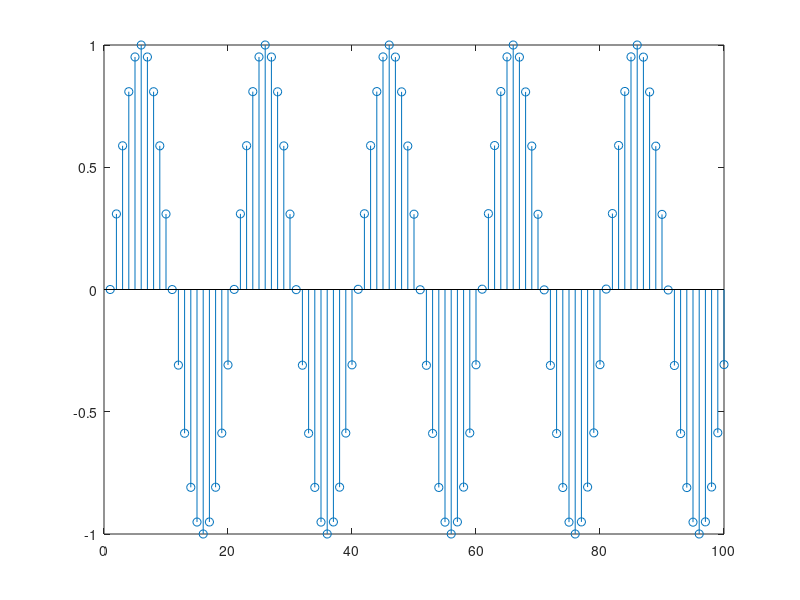

Reproduce this figure in MATLAB.
%%%%%%%%%%%%%%%%%%%%%%%%%%%%%%%%%%%%%%%%%%%%%%%%%%%%%%%%%%%%%%%%%%%%%% 0 - Sintese de uma série temporal a partir de G(z) %% %%  Z --> tempo %%%%%%%%%%%%%%%%%%%%%%%%%%%%%%%%%%%%%%%%%%%%%%%%%%%%%%%%%%%%%%%%%%%%%% 1 - Preparação do código %% %% Boas práticas: limpeza de variáveis; variáveis globais%% Constantes; carregar bibliotecas;...%%%%% Limpezaclc;          % limpa visual da tela de comandosclose all;    % limpa as figurasclear all;    % limpa as variáveis%%%%%%%%%%%%%%%%%%%%%%%%%%%%%%%%%%%%%%%%%%%%%%%%%%%%%%%%%%%%%%%%%%%%%% 2 - Função em Z%% %%%%%  G(z) --> Numerador   = z * sin(wT)%%%  G(z) --> Denominador = z^2 - 2z * cos(wT) + 1%%% Escolha dos parâmetros: w e TT   = 1;            % amostragem de 1 segundof   = 1/T;          % frequência de amostragemfmax= f/2;          % frequência máxima que o sinal pode operarfreq= fmax/100;      % escolhi uma frequência inferior a fmax w   = 2*pi*freq;    % frequência angular do sinalwT  = w*T;          % produto wTn1  = sin(wT);      % parâmetro fixo do numeradord1  = cos(wT);      % parâmetro fixo do denominador%%%  G(z) --> Numerador   = z * n1%%%  G(z) --> Denominador = z^2 - 2z * d1 + 1%%%%%%%%%%%%%%%%%%%%%%%%%%%%%%%%%%%%%%%%%%%%%%%%%%%%%%%%%%%%%%%%%%%%%% 3 - Criação de um simulador temporal a partir de G(z)%% %% y(k) = -2*d1*y(k-1) + y(k-2) - n1*x(k-1)%%% entrada x(k) --> impulsoxk   = [1 zeros(1,100) ];Nk   = length(xk);%%% Recursiva a equação y(k)%%   y(0)  = -2*d1*y(-1) + y(-2) - n1*x(-1)%   y(1)  = -2*d1*y(0) + y(-1) - n1*x(0)%   y(2)  = -2*d1*y(1) + y(0) - n1*x(1) <--%   y(3)  = -2*d1*y(2) + y(1) - n1*x(2)%%% Valor inicial das variáveis%%% y(k-1) = ya%%% y(k-2) = y2a%%% x(k-1) = xaxa     = 0;ya     = 0;y2a    = 0; for k = 0 : Nk-2     y(k+1) = 1.9021*ya - y2a + 0.30902*xa;      %%% Série temporal --> 2*d1, -1, n1      %%% atualizar as variáveis com a passagem de tempo      xa     = xk(k+1);   y2a    = ya;   ya     = y(k+1);    end%%% Visualizar a série temporalstem(y)